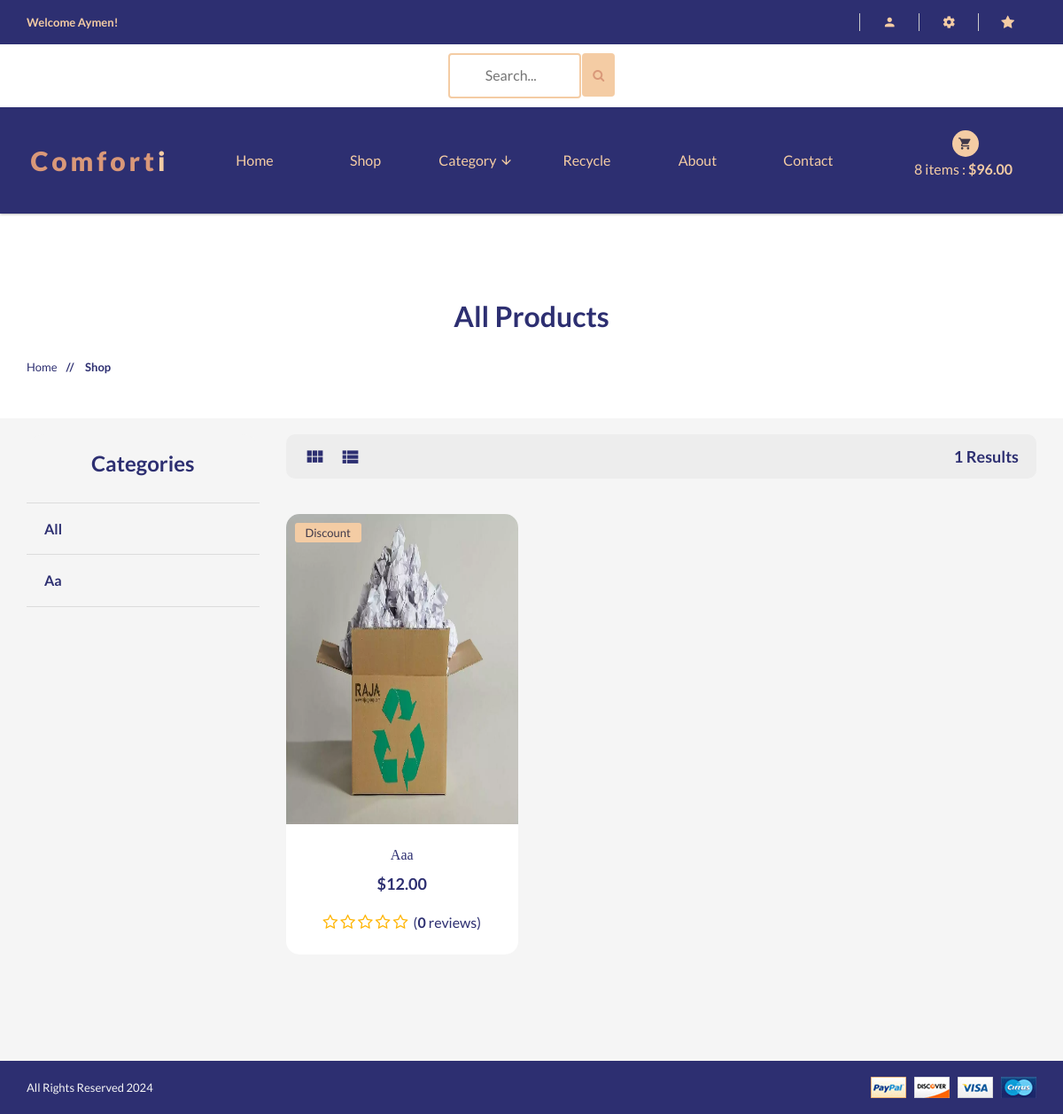
Page /shop/ (signed in) on the committed database.
### accounts/models.py (models this page shows, shortened)
class Account(AbstractBaseUser):
    first_name = models.CharField(max_length=50)
    last_name = models.CharField(max_length=50)
    username = models.CharField(max_length=50, unique=True)
    email = models.EmailField(max_length=100, unique=True)
    Phone_number = models.CharField(max_length=50)
    is_admin = models.BooleanField(default=False)
    is_staff = models.BooleanField(default=False)
    is_active = models.BooleanField(default=False)
    is_superadmin = models.BooleanField(default=False)
    date_joined_for_format = models.DateTimeField(auto_now_add=True)
    last_login_for_format  = models.DateTimeField(auto_now_add=True)
    USERNAME_FIELD = 'email'
    REQUIRED_FIELDS = ['username', 'first_name', 'last_name']
    objects = AccountManger()

### shop/models.py (models this page shows, shortened)
class Category(models.Model):
    name = models.CharField(max_length=100, unique=True)
    slug = models.SlugField(max_length=100, unique=True)
    description = models.TextField(max_length=250, blank=True)
    image = models.ImageField(upload_to='categories', blank=True)
    class Meta:
        verbose_name = 'Category'
        verbose_name_plural = 'categories'
    def get_category_slug_url(self):
        return reverse('shop:categries', args=[self.slug])

class Product(models.Model):
    category = models.ForeignKey(Category, on_delete=models.CASCADE)
    name = models.CharField(max_length=100, unique=True)
    slug = models.SlugField(max_length=100, unique=True)
    description = models.TextField(max_length=300, blank=True)
    price = models.DecimalField(max_digits=6, decimal_places=2)
    discount = models.DecimalField(max_digits=6, decimal_places=2, default=0.00)
    image = models.ImageField(upload_to='photos/products')
    stock = models.IntegerField()
    new = models.BooleanField(default=False)
    is_available = models.BooleanField(default=True)
    date_joined_for_format = models.DateTimeField(auto_now_add=True)
    last_login_for_format = models.DateTimeField(auto_now=True)
    def averageRating(self):
        reviews = ReviewRating.objects.filter(product=self, status=True).aggregate(average=Avg('rating'))
        avg = 0
        if reviews['average'] is not None:
            avg = float(reviews['average'])
        return avg
    def countReview(self):
        reviews = ReviewRating.objects.filter(product=self, status=True).aggregate(count=Count('id'))
        count = 0
        if reviews['count'] is not None:
            count = int(reviews['count'])
        return count
    def get_prodcut_details_url(self):
        return reverse('shop:product_details', args=[self.category.slug, self.slug])
    class Meta:
        verbose_name_plural = 'Products'
        ordering = ('-date_joined_for_format',)

### shop/views.py (the view)
# urls.py: path('', include('shop.urls', namespace='shop')),
def shop(request, category_slug=None):
    categories = None
    products = None
    if category_slug != None:
        categories = get_object_or_404(Category, slug=category_slug)
        products = Product.objects.filter(category=categories, is_available=True)
        paginator = Paginator(products, 6)
        page = request.GET.get('page')
        paged_products = paginator.get_page(page)
        products_count = products.count()
    else:
        products = Product.objects.all().filter(is_available=True)
        paginator = Paginator(products, 6)
        page = request.GET.get('page')
        paged_products = paginator.get_page(page)
        products_count = products.count()
    for product in products:
        reviews = ReviewRating.objects.order_by('-updated_at').filter(product_id=product.id, status=True)
    context = {
        'category_slug': category_slug,
        'products' : paged_products,
        'products_count': products_count,
    }
    return render(request, 'shop/shop/shop.html', context)

### cart/models.py (called while the page is built)
    def sub_total(self):
        return self.product.price * self.quantity

### shop/context_processors.py (called while the page is built)
def category_list(request):
    return {
        'categories' : Category.objects.all(),
    }

### templates/shop/shop/shop.html (shortened to what this page needs)
{% extends 'base.html' %}
{% load static %}
{% block content %}
		<div  class="pages-title section-padding">
			<div class="container">
				<div class="row">
					<div class="col-xs-12">
						<div class="pages-title-text text-center">
							{% if category_slug != None %}
							<h2 style="color:#2D2F71;text-transform: capitalize;">{{category_slug}}</h2>
							{% else %}
							<h2 style="color:#2D2F71;text-transform: capitalize;">All Products</h2>
							{% endif %}
							<ul class="text-left">
								<li ><a style="color:#2D2F71" href="\">Home </a></li>
								<li style="color:#2D2F71"><span> // </span>Shop</li>
							</ul>
						</div>
					</div>
				</div>
			</div>
		</div>
		<br>
		<section    class="pages products-page section-padding-bottom">
			<div class="container">
				<div class="row"><br>
					<div class="col-xs-12 col-sm-4 col-md-3">
						<div class="sidebar left-sidebar">
							<div style="background:#f5f5f5; color:#2D2F71;;border-radius:20px 20px 0 0;" class="s-side-text">
								<div class="sidebar-title clearfix text-center">
									<h3 >Categories</h3>
								</div>
								<div  class="sidebar-title clearfix">
									<h4 class="floatleft"><a style="font-weight:600;color:#2D2F71"  href="{% url 'shop:shop' %}">All</a></h4>
								</div>
                                {% for category in categories %}
                                <div  class="sidebar-title clearfix">
									<h4 class="floatleft"><a style="font-weight:600;color:#2D2F71"  href="{{ category.get_category_slug_url }}">{{category.name}}</a></h4>
								</div>
                                {% endfor %}
							</div>
						</div>
					</div>
					<div class="col-xs-12 col-sm-8 col-md-9">
						<div class="right-products">
							<div class="row">
								<div class="col-xs-12">
									<div style="background:#ededed;border-radius:10px;" class="section-title clearfix">
										<ul >
											<li>
												<ul class="nav-view">
													<li class="active"><a data-toggle="tab" href="#grid"> <i style="color:#2D2F71" class="mdi mdi-view-module"></i> </a></li>
													<li><a data-toggle="tab" href="#list"> <i style="color:#2D2F71" class="mdi mdi-view-list"></i> </a></li>
												</ul>
											</li>
											<li style="color:#2D2F71; font-size:18px" class="sort-by floatright">
												{{products_count}} Results
											</li>
										</ul>
									</div>
								</div>
							</div>
							<div class="row">
								<div class="tab-content grid-content">
									<div class="tab-pane fade in active text-center" id="grid">
                                        {% for product in products %}
										<div  class="col-xs-12 col-sm-6 col-md-4">
											<div   style="background:#ffffff; ;border-radius:15px;" class="single-product">
												<div class="product-img">
													{% if product.discount != 0.00 %}
													<div class="pro-type">
														<span>Discount</span>
													</div>
													{% endif %}
													<a href="{{product.get_prodcut_details_url}}"><img style="width:100%; height:350px;;border-radius:15px 15px 0 0;" src="{{product.image.url}}" alt="Product Title" /></a>
												</div>
												<div class="product-dsc">
													<p><a style="color:#2D2F71" href="{{product.get_prodcut_details_url}}">{{product.name}}</a></p>
													<span>${{product.price}}</span><br><br>
													<div style="font-size:16px" class="rating-star">
														<span>
														<i class="fa fa-star{% if product.averageRating < 0.5 %}-o{% elif product.averageRating >= 0.5 and product.averageRating < 1 %}-half-o {% endif %}" aria-hidden="true"></i>
														<i class="fa fa-star{% if product.averageRating < 1.5 %}-o{% elif product.averageRating >= 1.5 and product.averageRating < 2 %}-half-o {% endif %}" aria-hidden="true"></i>
														<i class="fa fa-star{% if product.averageRating < 2.5 %}-o{% elif product.averageRating >= 2.5 and product.averageRating < 3 %}-half-o {% endif %}" aria-hidden="true"></i>
														<i class="fa fa-star{% if product.averageRating < 3.5 %}-o{% elif product.averageRating >= 3.5 and product.averageRating < 4 %}-half-o {% endif %}" aria-hidden="true"></i>
														<i class="fa fa-star{% if product.averageRating < 4.5 %}-o{% elif product.averageRating >= 4.5 and product.averageRating < 5 %}-half-o {% endif %}" aria-hidden="true"></i>
														&nbsp;<span style="font-size:16px">(<b>{{product.countReview}}</b> reviews)</span>
														</span>
													</div>
												</div>
											</div>
										</div>
										{% endfor %}
									</div>
								</div>
							</div>
							<div class="row">
								<div  class="col-sm-12">
								</div>
							</div>
						</div>
					</div>
				</div>
			</div>
		</section>
{% endblock content %}

### templates/base.html (shortened to what this page needs)
{% load static %}
<!doctype html>
<html class="no-js" lang="">
<head>
    <link rel="stylesheet" href="{% static 'css/bootstrap.min.css' %}">
    <link rel="stylesheet" href="{% static 'css/animate.css' %}">
    <link rel="stylesheet" href="{% static 'css/materialdesignicons.min.css' %}">
    <link rel="stylesheet" href="{% static 'css/jquery.simpleLens.css' %}">
    <link rel="stylesheet" href="{% static 'css/jquery-ui.min.css' %}">
    <link rel="stylesheet" href="{% static 'css/meanmenu.min.css' %}">
    <link rel="stylesheet" href="{% static 'css/nivo-slider.css' %}">
    <link rel="stylesheet" href="{% static 'css/owl.carousel.css' %}">
    <link rel="stylesheet" href="{% static 'css/style.css' %}">
    <link rel="stylesheet" href="{% static 'css/responsive.css' %}">
    <link rel="stylesheet" href="https://cdnjs.cloudflare.com/ajax/libs/font-awesome/4.7.0/css/font-awesome.min.css">
</head>
<body style="background:#ffffff">
    <header style="background:#2D2F71" class="header-one header-two">
        <div style="background:#2D2F71" class="header-top-two">
            <div class="container text-center">
                <div class="row">
                    <div class="col-sm-12">
                        <div class="middel-top">
                            {% if user.id is None %}
                            <div class="left floatleft">
                                <p style="color:#f4cca4"><b>Welcome Guest!</b></p>
                            </div>
                            {% else %}
                            <div class="left floatleft">
                                <p style="color:#f4cca4"><b>Welcome {{user.first_name | capfirst}}!</b></p>
                            </div>
                            {% endif %}
                        </div>
                        <div class="middel-top clearfix">
                            <ul class="clearfix right floatright">
                                <li>
                                    <a style="color:#f4cca4" href="#"><i class="mdi mdi-account"></i></a>
                                </li>
                                <li>
                                    <a style="color:#f4cca4" href="#"><i class="mdi mdi-settings"></i></a>
                                </li>
                                {% if user.id is None %}
                                {% else %}
                                <li><a href="{% url 'shop:wishlist_view' %}"><i class="fa fa-star"></i></a></li>                                </ul>
                                {% endif %}
                            </div>
                        </div>
                    </div>
                </div>
            </div>
        <div style="background:#ffffff">
            <div class="container text-center">
                <div class="row">
                    <div class="col-sm-12">
                        <form id="searchh" action={% url 'shop:search' %} method="GET">
                        <input  type="text" name="keyword" placeholder="Search...">
                        <button style="height:49px; margin-bottom:6px; background:#f4cca4;margin-left:-1px;border:None "  class="btn btn-warning" type="submit">
                           <i style="color:#d99879" class="fa fa-search"></i>
                        </button>
                        </form>
                    </div>
                </div>
            </div>
        </div>
        <div class="container text-center">
            <div class="row">
                <div class="col-sm-2">
                    <div class="logo">
                        <a style="color:#f4cca4;font-weight: 800;" href="\"><span
                                style="color:#d99879">Comfort</span>i</a>
                    </div>
                </div>
                <div class="col-sm-8">
                    <div class="header-middel">
                        <div class="mainmenu">
                            <nav >
                                <ul>
                                    <li ><a href="\">Home</a></li>
                                    <li><a href="{% url 'shop:shop' %}">Shop</a></li>
                                    <li><a href="#">Category <i class="mdi mdi-arrow-down"></i></a>
                                    </li>
                                    <li ><a href="{% url 'recycle:recycle' %}">Recycle</a></li>
                                    <li><a href="about.html">About</a></li>
                                    <li><a href="contact.html">Contact</a></li>
                                </ul>
                            </nav>
                        </div>
                    </div>
                </div>
                <div class="col-sm-2">
                    <div class="cart-itmes">
                        <a class="cart-itme-a" href="{% url 'cart:cart' %}">
                            <i class="mdi mdi-cart"></i>
                            {{quantityyy}} items : <strong>${{totalll}}</strong>
                        </a>
                    </div>
                </div>
            </div>
        </div>
    </header>
    <br>
    {% block content %}
    {% endblock content %}
    <footer>
        <div  style="background:#2D2F71" class="footer-bottom">
            <div class="container">
                <div class="row">
                    <div class="col-xs-12 col-sm-6">
                        <p style="color:#f5f5f5">
                            All Rights Reserved 2024</p>
                    </div>
                    <div class="col-xs-12 col-sm-6 text-right">
                        <a href="#"><img src="{% static 'img/footer/payment.png' %}" alt="" /></a>
                    </div>
                </div>
            </div>
        </div>
    </footer>
</body>
</html>

### core/static/css/responsive.css (style rules this page uses)
@media (min-width: 1170px) and (max-width: 1200px) { .sidebar-title,.color-select { padding: 20px; } }

### templates/base.html (style rules this page uses)
#searchh input[type=text] { width: 150px; margin-top:10px; margin-bottom:10px; box-sizing: border-box; border: 2px solid #f4cca4; border-radius: 4px; font-size: 16px; color:#1c1427; background-color: #fff; background-position: 10px 10px; background-repeat: no-repeat; padding: 12px 20px 12px 40px; -webkit-transition: width 0.4s ease-in-out; transition: width 0.4s ease-in-out; }

### rows in the picture
Account: first_name "Aymen"
Category: name "Aa"
Product: discount "Discount", image (picture), name "Aaa", price "12.00", countReview "0"

### other values in the picture
{{ quantityyy }} "8"
{{ totalll }} "96.00"
{{ products_count }} "1"
